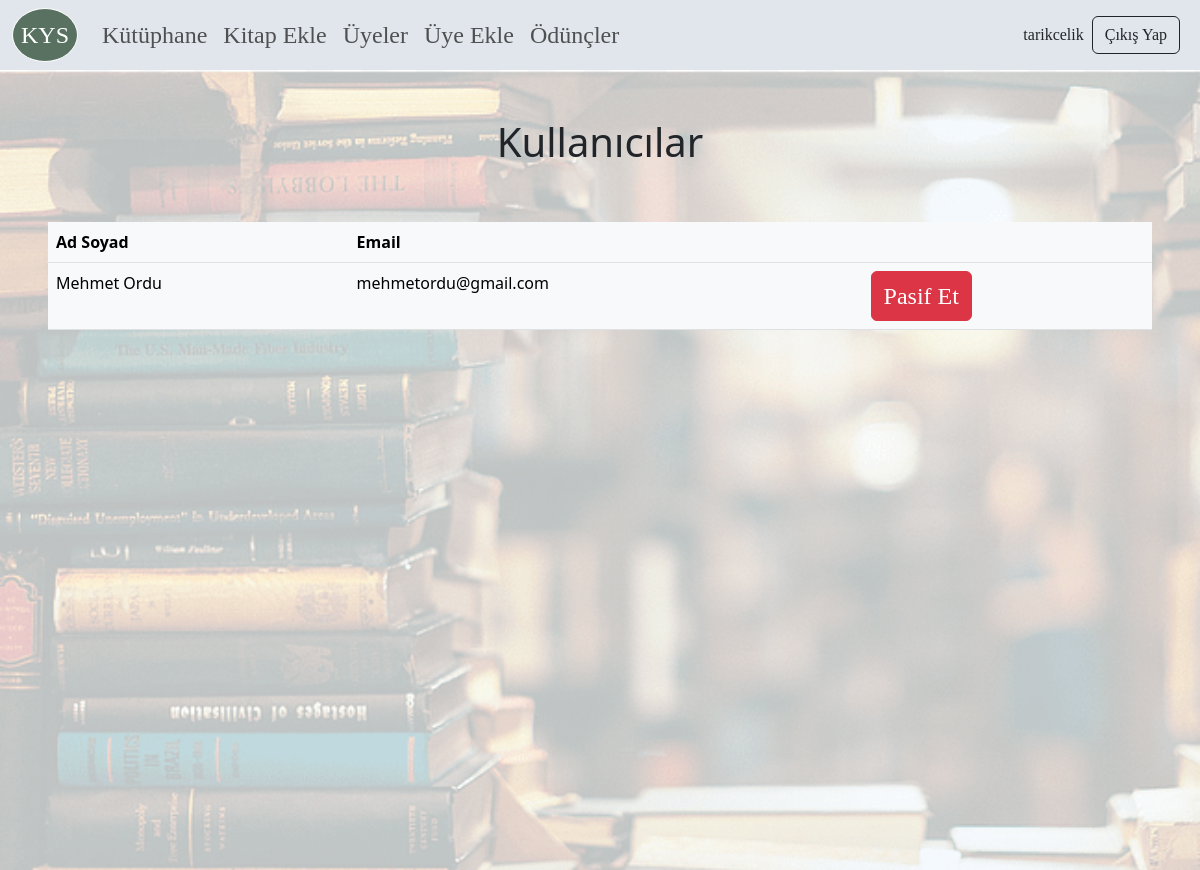
Page /users (signed in) on the committed database.
### app/models.py (models this page shows)
class User(models.Model):
    id = models.AutoField(primary_key=True)
    name_surname = models.CharField(max_length=100, verbose_name='Adı Soyadı')
    email = models.CharField(max_length=100)
    password = models.CharField(max_length=100)
    created_at = models.DateTimeField(blank=False, auto_now_add=True)
    is_admin = models.BooleanField(blank=True, default=False)
    is_approved = models.BooleanField(blank=True, default=False)

### app/views.py (the view)
# urls.py: path('users', views.users, name='users'),
def users(request):
    if (is_not_logged_in(request)):
        return redirect('login')
    if (request.session['member_is_admin'] == False):
        return redirect('index')
    users = User.objects.filter(is_admin=False).all()
    return (render(request, 'users.html', {'users': users}))

### app/views.py (called while the page is built)
def is_not_logged_in(request):
    member_id = request.session.get('member_id', '')
    return member_id == 'None'

### app/templates/users.html (shortened to what this page needs)
{% extends 'base.html' %}
{% block content %}
<body>
    <div class="book-imaged-background-container" style="display: block;" >
        <h1 class="mt-5" style="text-align: center;">Kullanıcılar</h1>
        <div class="p-5">
            <table class="table table-light" aria-describedby="members_table" id="table_id" >
                <thead class="thead-light">
                    <tr>
                        <th scope="col">Ad Soyad</th>
                        <th scope="col">Email</th>
                        <th scope="col"></th>
                    </tr>
                </thead>
                <tbody>
                    {%for user in users%}
                        <tr>
                            <td>{{ user.name_surname }}</td>
                            <td>{{ user.email }}</td>
                            <td>
                                <form method="post" action="./users/{{user.id}}">
                                    <button class="btn btn-primary {% if user.is_approved %} btn-danger {% endif %}" type="submit">
                                    {% if user.is_approved == 1 %}
                                        Pasif Et
                                    {% endif %}
                                    </button>
                                </form>
                            </td>
                        </tr>
                    {% endfor %}
                </tbody>
            </table>
        </div>
    </div>
</body>
{% endblock %}

### app/static/css/main.css (style rules this page uses)
:root { --fontFamily: 'Times New Roman', Times, serif; --themeColor: #2e587826 !important; }
a, label, text, button, input { font-family: var(--fontFamily) !important; }
.book-imaged-background-container { background-image: url('../images/book-background.png'); height: 100vh; display: flex; justify-content: center; background-color: rgba(255, 255, 255, 0.75); background-blend-mode: overlay; -webkit-background-size: cover; -moz-background-size: cover; -o-background-size: cover; background-size: cover; overflow: auto; }
.signup-form label, button { font-size: 24px !important; margin-top: 24px; }

### rows in the picture
User: name_surname "Mehmet Ordu", email "mehmetordu@gmail.com", is_approved "Pasif Et"

### other values in the picture
{{ request.session.member_name_surname }} "tarikcelik"
